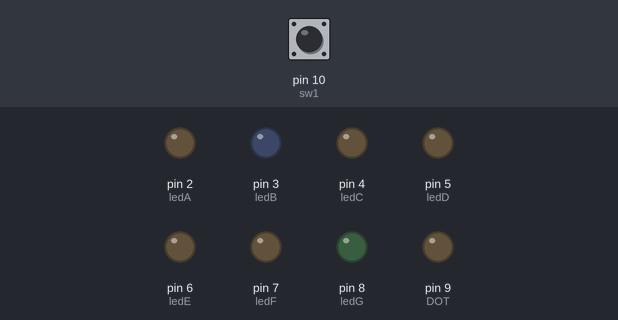
This sketch was run on a simulated Arduino Uno, built with avr-gcc and run on an emulated ATmega328P. On the bench: output pins drawn as LEDs (lit = HIGH). The test bench sets the inputs (shaded band); at power-on: pin 10 (sw1) LOW.

Above: at 1.2 s.
1.3 s: pin 10 (sw1) pulled HIGH for 0.15 s
At 2.1 s:
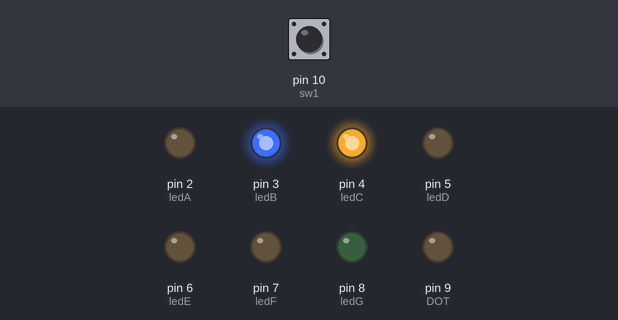
At 3.1 s:
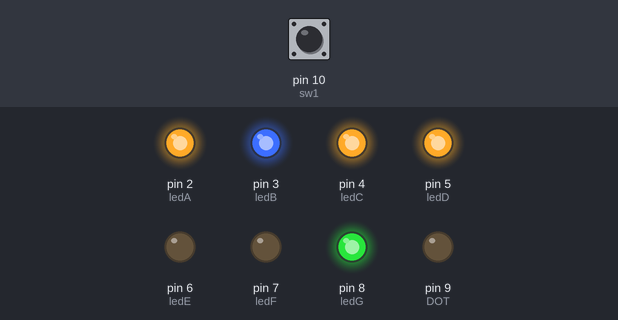
Timing chart, 0 to 13.4 s (numbered marks = the images above; inputs shaded):
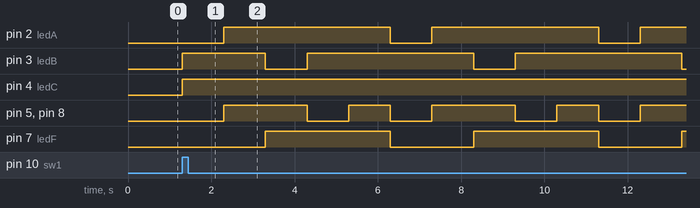

Measured:
- after the input at 1.3 s, pin 2 (ledA): alternates HIGH for 4.0 s and LOW for 1.0 s, starting after 1.0 s; pin 3 (ledB): LOW → HIGH at once, then repeats every 5.0 s: LOW 1.0 s, HIGH 4.0 s

The sketch:

challenge_C13-3.ino
```cpp
int ledA=2;
int ledB=3;
int ledC=4;
int ledD=5;
int ledE=6;
int ledF=7;
int ledG=8;
int DOT=9;
int sw1=10;


void setup() {
  pinMode(ledA, OUTPUT);
  pinMode(ledB, OUTPUT);
  pinMode(ledC, OUTPUT);
  pinMode(ledD, OUTPUT);
  pinMode(ledE, OUTPUT);
  pinMode(ledF, OUTPUT);
  pinMode(ledG, OUTPUT);
  pinMode(DOT, OUTPUT);
}

void loop() {
  int i;
  int sw1_state;

  sw1_state=digitalRead(sw1);


while(sw1_state==1)
{
for(i=0;i<5;i++)
  {
    Number(i*2+1);
    delay(1000);
  }
}

}
void Number(int n)
{
  switch(n){

    case 0: // 0출력
    digitalWrite(ledA, HIGH);
    digitalWrite(ledB, HIGH);
    digitalWrite(ledC, HIGH);
    digitalWrite(ledD, HIGH);
    digitalWrite(ledE, HIGH);
    digitalWrite(ledF, HIGH);
    digitalWrite(ledG, LOW);
    digitalWrite(DOT, LOW);
    break;

    case 1: // 1 출력
    digitalWrite(ledA, LOW);
    digitalWrite(ledB, HIGH);
    digitalWrite(ledC, HIGH);
    digitalWrite(ledD, LOW);
    digitalWrite(ledE, LOW);
    digitalWrite(ledF, LOW);
    digitalWrite(ledG, LOW);
    digitalWrite(DOT, LOW);
    break;

    case 2: // 2 출력
    digitalWrite(ledA, HIGH);
    digitalWrite(ledB, HIGH);
    digitalWrite(ledC, LOW);
    digitalWrite(ledD, HIGH);
    digitalWrite(ledE, HIGH);
    digitalWrite(ledF, LOW);
    digitalWrite(ledG, HIGH);
    digitalWrite(DOT, LOW);
    break;

    case 3: // 3 출력
    digitalWrite(ledA, HIGH);
    digitalWrite(ledB, HIGH);
    digitalWrite(ledC, HIGH);
    digitalWrite(ledD, HIGH);
    digitalWrite(ledE, LOW);
    digitalWrite(ledF, LOW);
    digitalWrite(ledG, HIGH);
    digitalWrite(DOT, LOW);
    break;

    case 4: // 4 출력
    digitalWrite(ledA, LOW);
    digitalWrite(ledB, HIGH);
    digitalWrite(ledC, HIGH);
    digitalWrite(ledD, LOW);
    digitalWrite(ledE, LOW);
    digitalWrite(ledF, HIGH);
    digitalWrite(ledG, HIGH);
    digitalWrite(DOT, LOW);
    break;

    case 5: // 5 출력
    digitalWrite(ledA, HIGH);
    digitalWrite(ledB, LOW);
    digitalWrite(ledC, HIGH);
    digitalWrite(ledD, HIGH);
    digitalWrite(ledE, LOW);
    digitalWrite(ledF, HIGH);
    digitalWrite(ledG, HIGH);
    digitalWrite(DOT, LOW);
    break;

    case 6: // 6 출력
    digitalWrite(ledA, HIGH);
    digitalWrite(ledB, LOW);
    digitalWrite(ledC, HIGH);
    digitalWrite(ledD, HIGH);
    digitalWrite(ledE, HIGH);
    digitalWrite(ledF, HIGH);
    digitalWrite(ledG, HIGH);
    digitalWrite(DOT, LOW);
    break;

    case 7: // 7 출력
    digitalWrite(ledA, HIGH);
    digitalWrite(ledB, HIGH);
    digitalWrite(ledC, HIGH);
    digitalWrite(ledD, LOW);
    digitalWrite(ledE, LOW);
    digitalWrite(ledF, HIGH);
    digitalWrite(ledG, LOW);
    digitalWrite(DOT, LOW);
    break;

    case 8: // 8 출력
    digitalWrite(ledA, HIGH);
    digitalWrite(ledB, HIGH);
    digitalWrite(ledC, HIGH);
    digitalWrite(ledD, HIGH);
    digitalWrite(ledE, HIGH);
    digitalWrite(ledF, HIGH);
    digitalWrite(ledG, HIGH);
    digitalWrite(DOT, LOW);
    break;

    case 9: // 9 출력
    digitalWrite(ledA, HIGH);
    digitalWrite(ledB, HIGH);
    digitalWrite(ledC, HIGH);
    digitalWrite(ledD, HIGH);
    digitalWrite(ledE, LOW);
    digitalWrite(ledF, HIGH);
    digitalWrite(ledG, HIGH);
    digitalWrite(DOT, LOW);
    break;

    default:
    digitalWrite(ledA, LOW);
    digitalWrite(ledB, LOW);
    digitalWrite(ledC, LOW);
    digitalWrite(ledD, LOW);
    digitalWrite(ledE, LOW);
    digitalWrite(ledF, LOW);
    digitalWrite(ledG, LOW);
    digitalWrite(DOT, LOW);
    break;
  }
}
```
